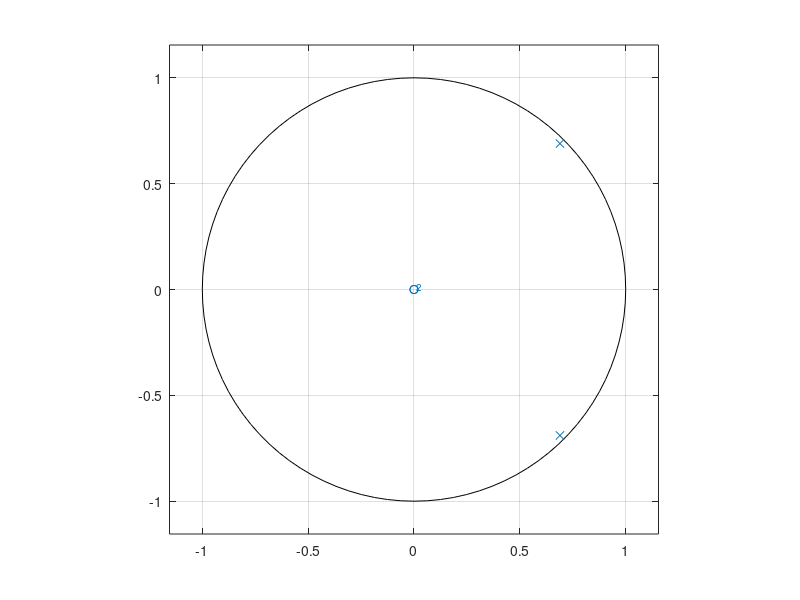
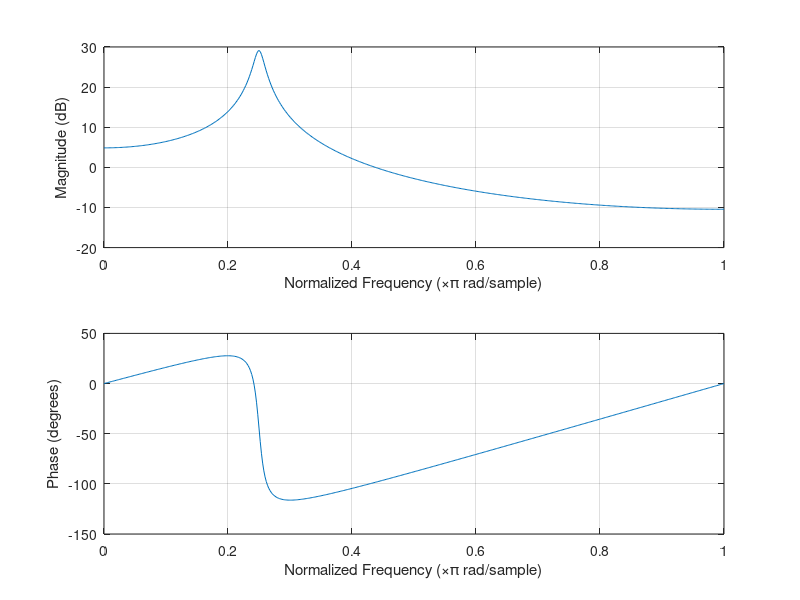
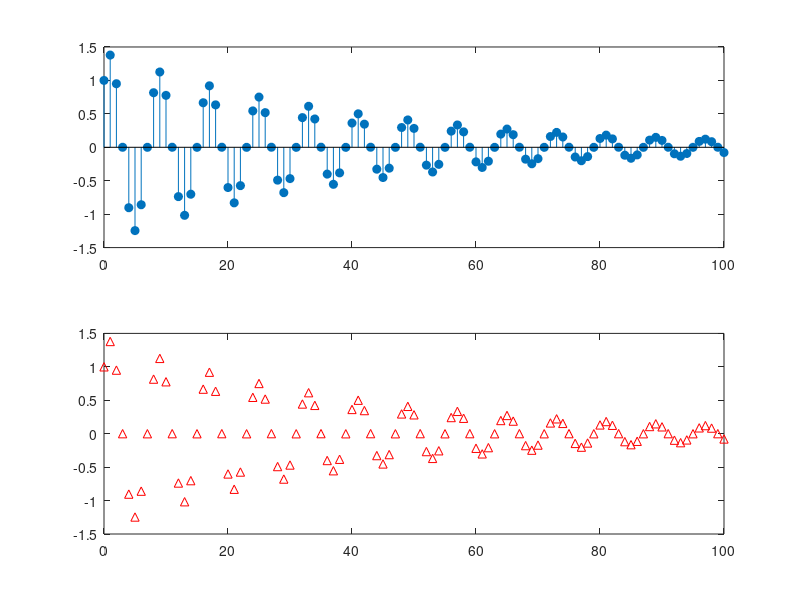

Write MATLAB code to recreate these figures, in order.
clear; clc; close all;

figure;
A = [1, -1.3789, 0.9506];
zplane(1, A);

figure;
freqz(1, A);

figure;
subplot(2, 1, 1);
n = (0:100)';
x = (n == 0);
y = filter(1, A, x);
stem(n, y, 'filled');
subplot(2, 1, 2);
impz(1, A, 101);
